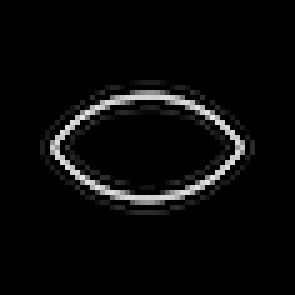
#> input picture images/football.bmp, 59 x 59 px (shown 5 times larger)
$ python -i get_team_logos.py   (imports and definitions only)
#> lines starting #> are read from the running program, lines starting #| are printed output that depends on the picture
# SPDX-FileCopyrightText: 2023 Liz Clark for Adafruit Industries
#
# SPDX-License-Identifier: MIT

# Written by Liz Clark (Adafruit Industries) with OpenAI ChatGPT v4 Aug 3rd, 2023 build
# https://help.openai.com/en/articles/6825453-chatgpt-release-notes

# https://chat.openai.com/share/2fabba2b-3f17-4ab6-a4d9-58206a3b9916

# process() function originally written by Phil B. for Adafruit Industries
# https://raw.githubusercontent.com/adafruit/Adafruit_Media_Converters/master/protomatter_dither.py

import os
import math
import requests
from PIL import Image

# the name of the sports you want to follow
#sport_names = ["football", "baseball", "soccer", "hockey", "basketball"]
sport_names = ["football"]
# the name of the corresponding leages you want to follow
#sport_leagues = ["nfl", "mlb", "usa.1", "nhl", "nba"]
sport_leagues = ["nfl"]
# directory to match CircuitPython code folder names
bitmap_directories = ["nfl"]

# Constants and function for image processing
GAMMA = 2.6

PASSTHROUGH = ((0, 0, 0),
               (255, 0, 0),
               (255, 255, 0),
               (0, 255, 0),
               (0, 255, 255),
               (0, 0, 255),
               (255, 0, 255),
               (255, 255, 255))

def process(filename, output_8_bit=True, passthrough=PASSTHROUGH):
    """Given a color image filename, load image and apply gamma correction
       and error-diffusion dithering while quantizing to 565 color
       resolution. If output_8_bit is True, image is reduced to 8-bit
       paletted mode after quantization/dithering. If passthrough (a list
       of 3-tuple RGB values) is provided, dithering won't be applied to
       colors in the provided list, they'll be quantized only (allows areas
       of the image to remain clean and dither-free).
    """
#> called with filename = 'images/football.bmp', output_8_bit = True
    img = Image.open(filename).convert('RGB')
    err_next_pixel = (0, 0, 0)
    err_next_row = [(0, 0, 0) for _ in range(img.size[0])]
    for row in range(img.size[1]):
        for column in range(img.size[0]):
            pixel = img.getpixel((column, row))
            want = (math.pow(pixel[0] / 255.0, GAMMA) * 31.0,
                    math.pow(pixel[1] / 255.0, GAMMA) * 63.0,
                    math.pow(pixel[2] / 255.0, GAMMA) * 31.0)
            if pixel in passthrough:
                got = (pixel[0] >> 3,
                       pixel[1] >> 2,
                       pixel[2] >> 3)
            else:
                got = (min(max(int(err_next_pixel[0] * 0.5 +
                                   err_next_row[column][0] * 0.25 +
                                   want[0] + 0.5), 0), 31),
                       min(max(int(err_next_pixel[1] * 0.5 +
                                   err_next_row[column][1] * 0.25 +
                                   want[1] + 0.5), 0), 63),
                       min(max(int(err_next_pixel[2] * 0.5 +
                                   err_next_row[column][2] * 0.25 +
                                   want[2] + 0.5), 0), 31))
            err_next_pixel = (want[0] - got[0],
                              want[1] - got[1],
                              want[2] - got[2])
            err_next_row[column] = err_next_pixel
            rgb565 = ((got[0] << 3) | (got[0] >> 2),
                      (got[1] << 2) | (got[1] >> 4),
                      (got[2] << 3) | (got[2] >> 2))
            img.putpixel((column, row), rgb565)
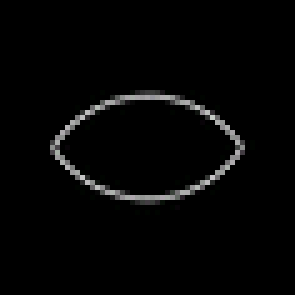
#> img: PIL image 59x59 RGB (shown 5 times larger); mean R, G, B 5.2, 5.3, 5.2

    if output_8_bit:
        img = img.convert('P', palette=Image.ADAPTIVE)

    img.save(filename.split('.')[0] + '.bmp')

# Create a base directory to store the logos if it doesn't exist
base_dir = 'images'
# [49 lines not run here, left out]

>>> result = process('images/football.bmp')
